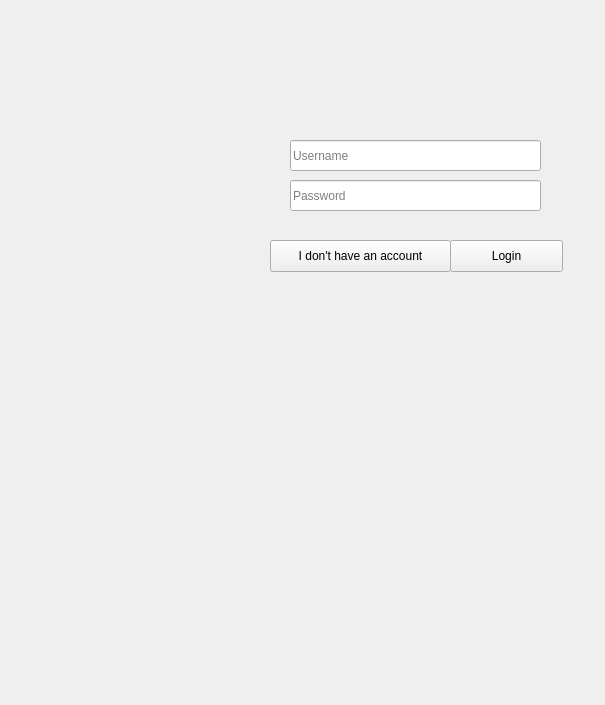
<?xml version="1.0" encoding="UTF-8"?>
<ui version="4.0">
 <class>Login</class>
 <widget class="QWidget" name="Login">
  <property name="geometry">
   <rect>
    <x>0</x>
    <y>0</y>
    <width>605</width>
    <height>705</height>
   </rect>
  </property>
  <property name="windowTitle">
   <string>Login</string>
  </property>
  <widget class="QLabel" name="Back">
   <property name="geometry">
    <rect>
     <x>0</x>
     <y>0</y>
     <width>611</width>
     <height>711</height>
    </rect>
   </property>
   <property name="text">
    <string/>
   </property>
   <property name="pixmap">
    <pixmap resource="images.qrc">:/Login/LoginUi.png</pixmap>
   </property>
   <property name="scaledContents">
    <bool>true</bool>
   </property>
  </widget>
  <widget class="QPushButton" name="LoginBtn">
   <property name="geometry">
    <rect>
     <x>450</x>
     <y>240</y>
     <width>113</width>
     <height>32</height>
    </rect>
   </property>
   <property name="text">
    <string>Login</string>
   </property>
  </widget>
  <widget class="QPushButton" name="RegisterBtn">
   <property name="geometry">
    <rect>
     <x>270</x>
     <y>240</y>
     <width>181</width>
     <height>32</height>
    </rect>
   </property>
   <property name="text">
    <string>I don't have an account</string>
   </property>
  </widget>
  <widget class="QLineEdit" name="UserTxt">
   <property name="geometry">
    <rect>
     <x>290</x>
     <y>140</y>
     <width>251</width>
     <height>31</height>
    </rect>
   </property>
   <property name="placeholderText">
    <string>Username</string>
   </property>
  </widget>
  <widget class="QLineEdit" name="PassTxt">
   <property name="geometry">
    <rect>
     <x>290</x>
     <y>180</y>
     <width>251</width>
     <height>31</height>
    </rect>
   </property>
   <property name="placeholderText">
    <string>Password</string>
   </property>
  </widget>
 </widget>
 <layoutdefault spacing="6" margin="11"/>
 <resources>
  <include location="images.qrc"/>
 </resources>
 <connections/>
</ui>
